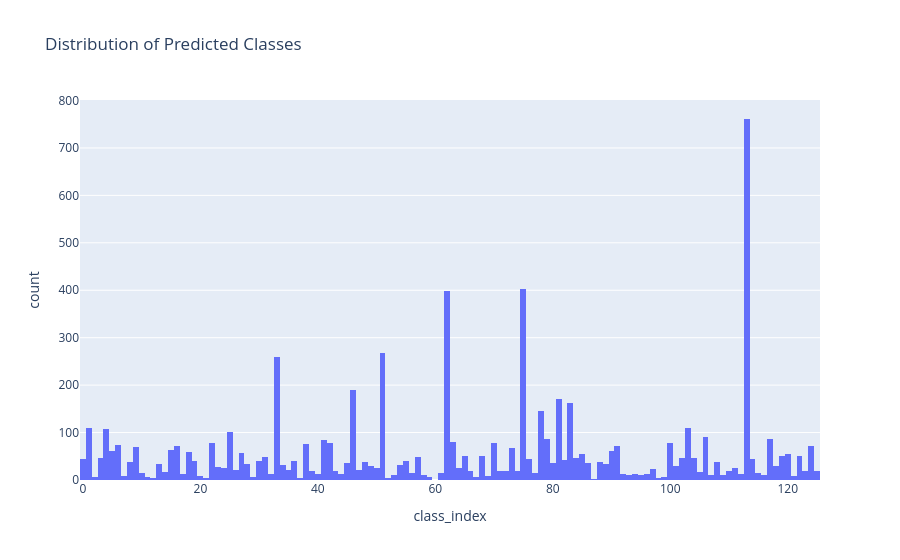

Notebook source saved alongside this figure:
### Code cell
import plotly.express as px

df["class_index"] = df["class_index"].astype(int)
fig = px.histogram(df, x="class_index", nbins=126, title="Distribution of Predicted Classes")
fig.show()

### Figure 1 — Plotly figure (JSON) as saved in the notebook; plotly's stock layout.template omitted (floating-point values rounded to 4 significant figures; data arrays with more than 128 entries replaced by an {"elided": "..."} marker saying what was removed)
{"data": [{"bingroup": "x", "hovertemplate": "class_index=%{x}<br>count=%{y}<extra></extra>", "legendgroup": "", "marker": {"color": "#636efa", "pattern": {"shape": ""}}, "name": "", "nbinsx": 126, "orientation": "v", "showlegend": false, "x": {"elided": "6942 int values"}, "xaxis": "x", "yaxis": "y", "type": "histogram"}], "layout": {"xaxis": {"anchor": "y", "domain": [0.0, 1.0], "title": {"text": "class_index"}}, "yaxis": {"anchor": "x", "domain": [0.0, 1.0], "title": {"text": "count"}}, "legend": {"tracegroupgap": 0}, "title": {"text": "Distribution of Predicted Classes"}, "barmode": "relative"}}
